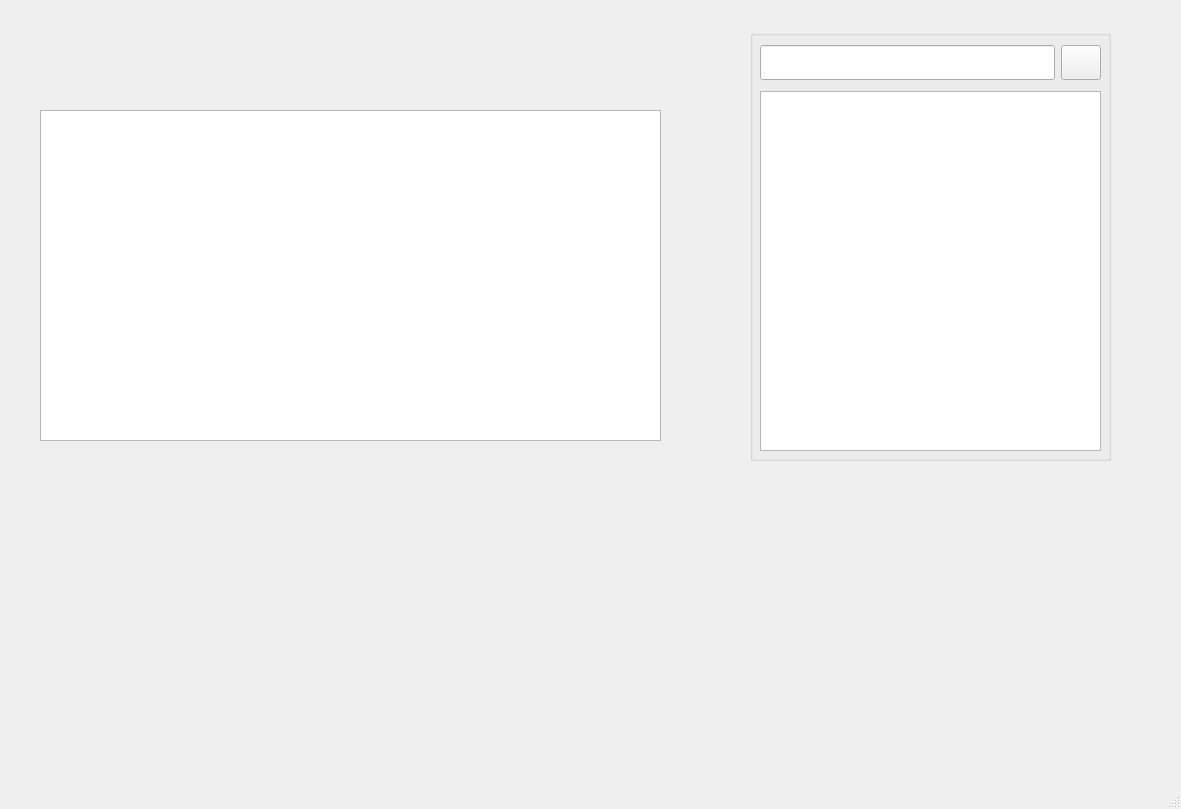
<?xml version="1.0" encoding="UTF-8"?>
<ui version="4.0">
 <class>MainWindow</class>
 <widget class="QMainWindow" name="MainWindow">
  <property name="geometry">
   <rect>
    <x>0</x>
    <y>0</y>
    <width>1181</width>
    <height>809</height>
   </rect>
  </property>
  <property name="windowTitle">
   <string>MainWindow</string>
  </property>
  <widget class="QWidget" name="centralwidget">
   <widget class="QLabel" name="label">
    <property name="geometry">
     <rect>
      <x>0</x>
      <y>0</y>
      <width>1181</width>
      <height>751</height>
     </rect>
    </property>
    <property name="text">
     <string/>
    </property>
    <property name="pixmap">
     <pixmap>../../image/WRITE REVIEW.png</pixmap>
    </property>
    <property name="scaledContents">
     <bool>true</bool>
    </property>
   </widget>
   <widget class="QTextEdit" name="textEdit">
    <property name="geometry">
     <rect>
      <x>40</x>
      <y>110</y>
      <width>621</width>
      <height>331</height>
     </rect>
    </property>
   </widget>
   <widget class="QGroupBox" name="groupBox">
    <property name="geometry">
     <rect>
      <x>750</x>
      <y>30</y>
      <width>361</width>
      <height>431</height>
     </rect>
    </property>
    <property name="title">
     <string/>
    </property>
    <widget class="QWidget" name="verticalLayoutWidget">
     <property name="geometry">
      <rect>
       <x>10</x>
       <y>10</y>
       <width>341</width>
       <height>411</height>
      </rect>
     </property>
     <layout class="QVBoxLayout" name="verticalLayout">
      <item>
       <layout class="QHBoxLayout" name="horizontalLayout_3" stretch="5,1">
        <property name="sizeConstraint">
         <enum>QLayout::SetMinimumSize</enum>
        </property>
        <property name="topMargin">
         <number>5</number>
        </property>
        <property name="bottomMargin">
         <number>5</number>
        </property>
        <item>
         <widget class="QLineEdit" name="lineEdit_Search">
          <property name="maximumSize">
           <size>
            <width>16777215</width>
            <height>70</height>
           </size>
          </property>
         </widget>
        </item>
        <item>
         <widget class="QPushButton" name="pushButton_Search">
          <property name="minimumSize">
           <size>
            <width>15</width>
            <height>35</height>
           </size>
          </property>
          <property name="maximumSize">
           <size>
            <width>40</width>
            <height>70</height>
           </size>
          </property>
          <property name="text">
           <string/>
          </property>
          <property name="icon">
           <iconset>
            <normaloff>../../image/icon/search.webp</normaloff>../../image/icon/search.webp</iconset>
          </property>
          <property name="iconSize">
           <size>
            <width>25</width>
            <height>25</height>
           </size>
          </property>
         </widget>
        </item>
       </layout>
      </item>
      <item>
       <widget class="QListWidget" name="listWidget"/>
      </item>
     </layout>
    </widget>
   </widget>
   <widget class="QPushButton" name="pushButton_Exit">
    <property name="geometry">
     <rect>
      <x>1130</x>
      <y>0</y>
      <width>51</width>
      <height>51</height>
     </rect>
    </property>
    <property name="text">
     <string/>
    </property>
    <property name="flat">
     <bool>true</bool>
    </property>
   </widget>
   <widget class="QPushButton" name="pushButton_Save">
    <property name="geometry">
     <rect>
      <x>880</x>
      <y>520</y>
      <width>131</width>
      <height>41</height>
     </rect>
    </property>
    <property name="text">
     <string/>
    </property>
    <property name="flat">
     <bool>true</bool>
    </property>
   </widget>
   <widget class="QPushButton" name="pushButton_Post">
    <property name="geometry">
     <rect>
      <x>1020</x>
      <y>520</y>
      <width>121</width>
      <height>41</height>
     </rect>
    </property>
    <property name="text">
     <string/>
    </property>
    <property name="flat">
     <bool>true</bool>
    </property>
   </widget>
   <widget class="QPushButton" name="pushButton_Clear">
    <property name="geometry">
     <rect>
      <x>880</x>
      <y>600</y>
      <width>121</width>
      <height>51</height>
     </rect>
    </property>
    <property name="text">
     <string/>
    </property>
    <property name="flat">
     <bool>true</bool>
    </property>
   </widget>
   <widget class="QPushButton" name="pushButton_Back">
    <property name="geometry">
     <rect>
      <x>940</x>
      <y>670</y>
      <width>141</width>
      <height>51</height>
     </rect>
    </property>
    <property name="text">
     <string/>
    </property>
    <property name="flat">
     <bool>true</bool>
    </property>
   </widget>
   <widget class="QLineEdit" name="lineEdit_Title">
    <property name="geometry">
     <rect>
      <x>480</x>
      <y>500</y>
      <width>381</width>
      <height>31</height>
     </rect>
    </property>
    <property name="font">
     <font>
      <pointsize>13</pointsize>
     </font>
    </property>
    <property name="styleSheet">
     <string notr="true">QLineEdit {
    background: transparent;
    border: none;
}</string>
    </property>
    <property name="text">
     <string/>
    </property>
   </widget>
   <widget class="QLineEdit" name="lineEdit_Character">
    <property name="geometry">
     <rect>
      <x>480</x>
      <y>540</y>
      <width>381</width>
      <height>41</height>
     </rect>
    </property>
    <property name="font">
     <font>
      <pointsize>13</pointsize>
     </font>
    </property>
    <property name="styleSheet">
     <string notr="true">QLineEdit {
    background: transparent;
    border: none;
}</string>
    </property>
    <property name="text">
     <string/>
    </property>
   </widget>
   <widget class="QLineEdit" name="lineEdit_Date">
    <property name="geometry">
     <rect>
      <x>480</x>
      <y>590</y>
      <width>381</width>
      <height>31</height>
     </rect>
    </property>
    <property name="font">
     <font>
      <pointsize>13</pointsize>
     </font>
    </property>
    <property name="styleSheet">
     <string notr="true">QLineEdit {
    background: transparent;
    border: none;
}</string>
    </property>
    <property name="text">
     <string/>
    </property>
   </widget>
   <widget class="QLineEdit" name="lineEdit_Author">
    <property name="geometry">
     <rect>
      <x>480</x>
      <y>640</y>
      <width>381</width>
      <height>31</height>
     </rect>
    </property>
    <property name="font">
     <font>
      <pointsize>13</pointsize>
     </font>
    </property>
    <property name="styleSheet">
     <string notr="true">QLineEdit {
    background: transparent;
    border: none;
}</string>
    </property>
    <property name="text">
     <string/>
    </property>
   </widget>
   <widget class="QLineEdit" name="lineEdit_LinkFilm">
    <property name="geometry">
     <rect>
      <x>480</x>
      <y>690</y>
      <width>381</width>
      <height>31</height>
     </rect>
    </property>
    <property name="font">
     <font>
      <pointsize>13</pointsize>
     </font>
    </property>
    <property name="styleSheet">
     <string notr="true">QLineEdit {
    background: transparent;
    border: none;
}</string>
    </property>
    <property name="text">
     <string/>
    </property>
   </widget>
   <widget class="QLabel" name="label_Image">
    <property name="geometry">
     <rect>
      <x>50</x>
      <y>500</y>
      <width>211</width>
      <height>211</height>
     </rect>
    </property>
    <property name="text">
     <string/>
    </property>
   </widget>
   <widget class="QPushButton" name="pushButton_SelectImage">
    <property name="geometry">
     <rect>
      <x>1030</x>
      <y>600</y>
      <width>111</width>
      <height>51</height>
     </rect>
    </property>
    <property name="text">
     <string/>
    </property>
    <property name="flat">
     <bool>true</bool>
    </property>
   </widget>
  </widget>
  <widget class="QMenuBar" name="menubar">
   <property name="geometry">
    <rect>
     <x>0</x>
     <y>0</y>
     <width>1181</width>
     <height>26</height>
    </rect>
   </property>
  </widget>
  <widget class="QStatusBar" name="statusbar"/>
 </widget>
 <resources/>
 <connections/>
</ui>
